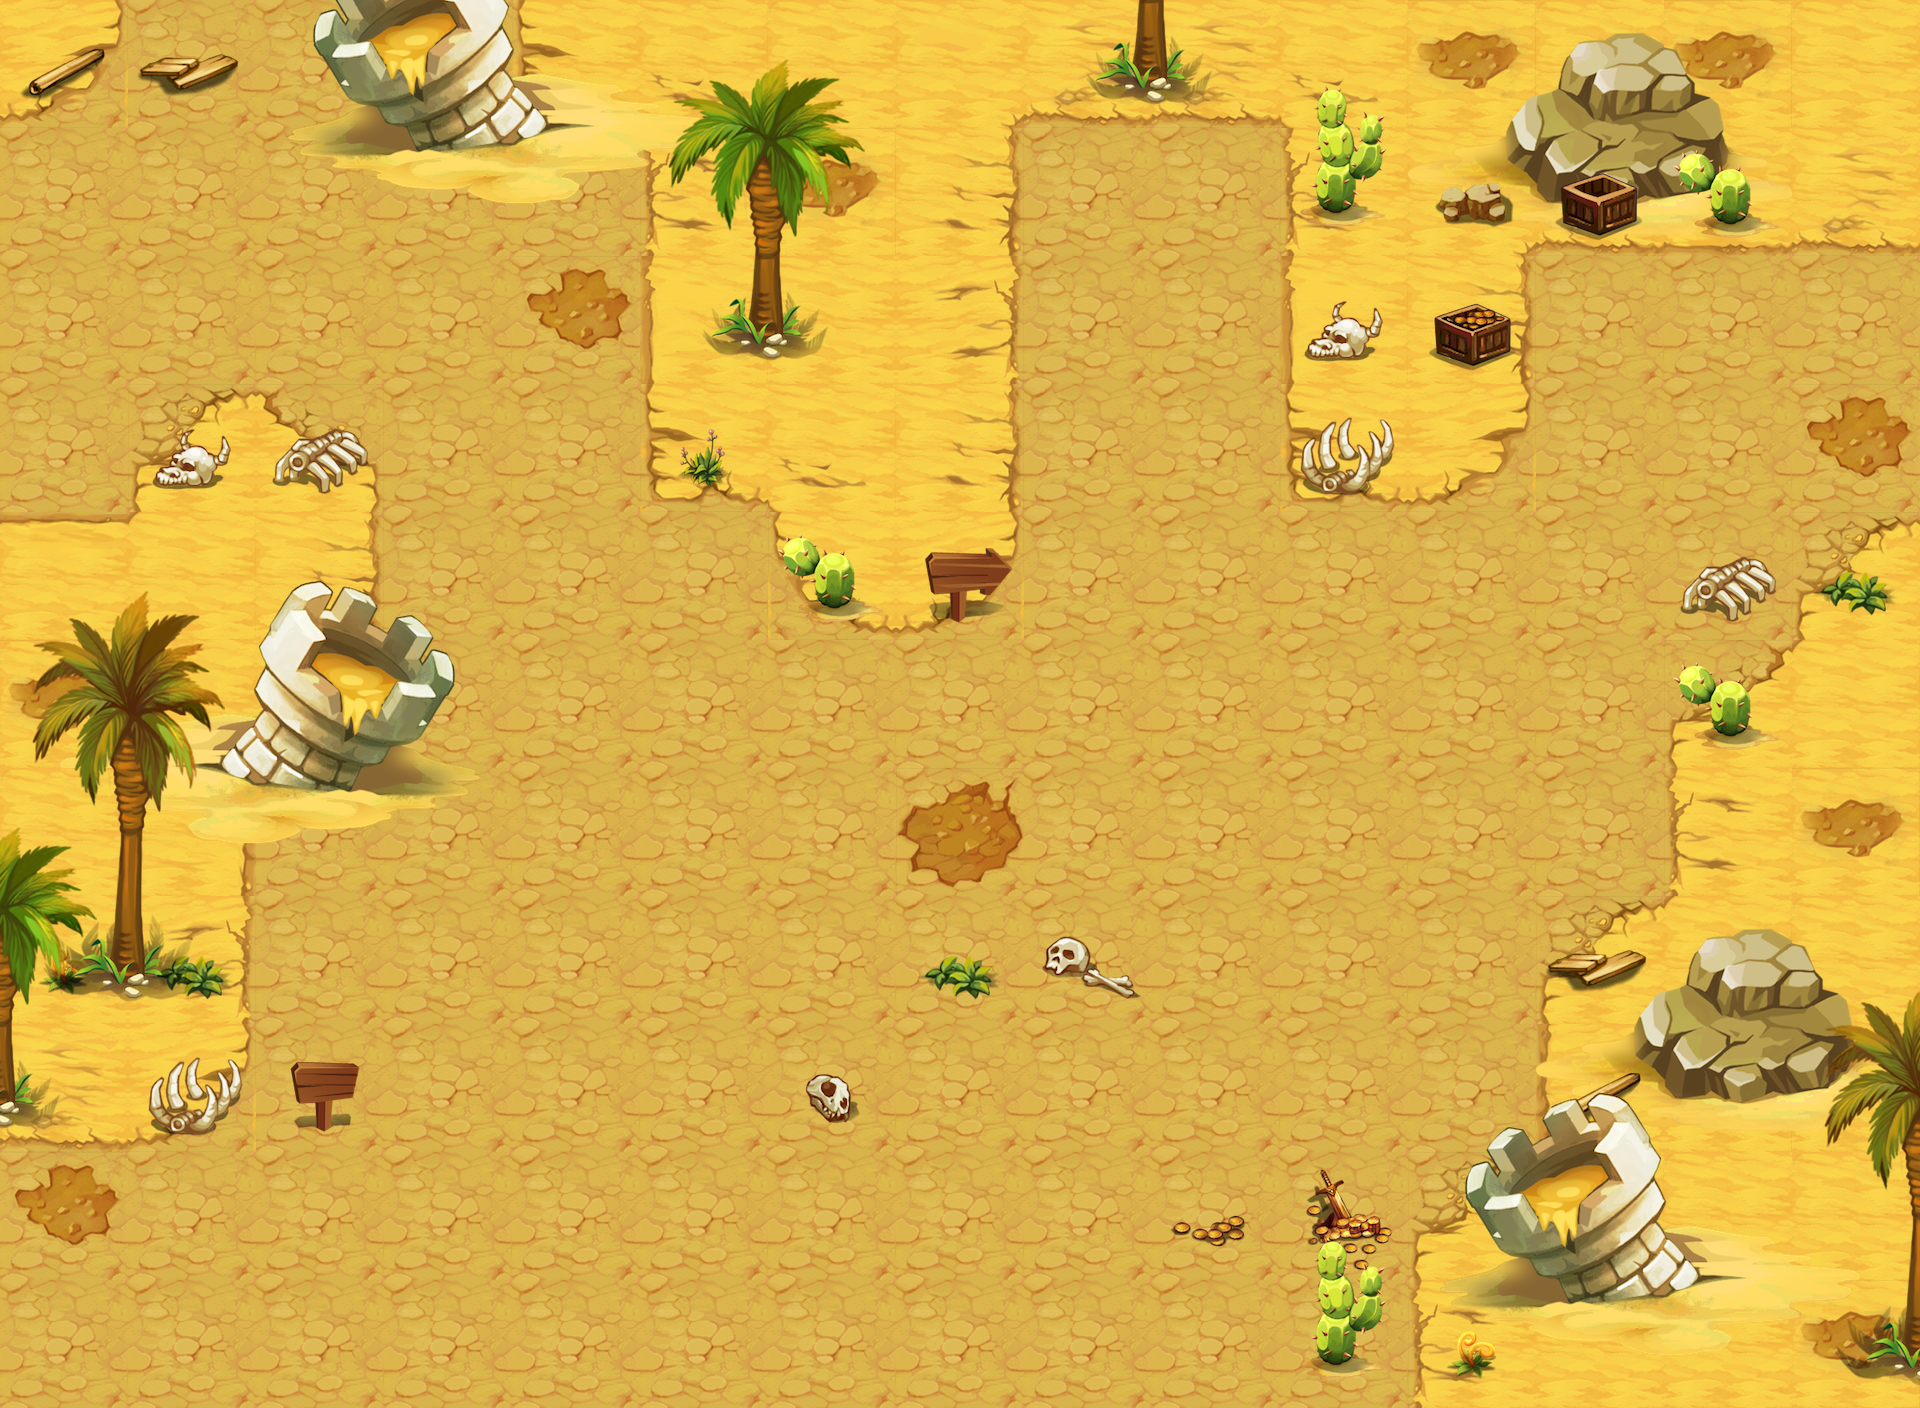

Below is a game level as drawn by its tile map, then a one-line description and the .tmx that defines it (tile-layer data replaced by summaries):
An orthogonal 15x11 tile map with 128x128 px tiles, 4 tile layers (ground, object1, object2, object3), 2 tilesets.

<map version="1.0" orientation="orthogonal" width="15" height="11" tilewidth="128" tileheight="128">
 <tileset firstgid="1" name="DesertGround" tilewidth="128" tileheight="128">
  <image source="DesertGround.png" width="768" height="768" />
 </tileset>
 <tileset firstgid="37" name="DesertObject" tilewidth="128" tileheight="128">
  <image source="DesertObject.png" width="768" height="1152" />
 </tileset>
 <layer name="ground" width="15" height="11">
  <data>[165 cells, 165 non-empty, 20 distinct tile ids]</data>
 </layer>
 <layer name="object1" width="15" height="11">
  <data>[165 cells, 35 non-empty, 32 distinct tile ids]</data>
 </layer>
 <layer name="object2" width="15" height="11">
  <data>[165 cells, 28 non-empty, 26 distinct tile ids]</data>
 </layer>
 <layer name="object3" width="15" height="11">
  <data>[165 cells, 33 non-empty, 29 distinct tile ids]</data>
 </layer>
</map>